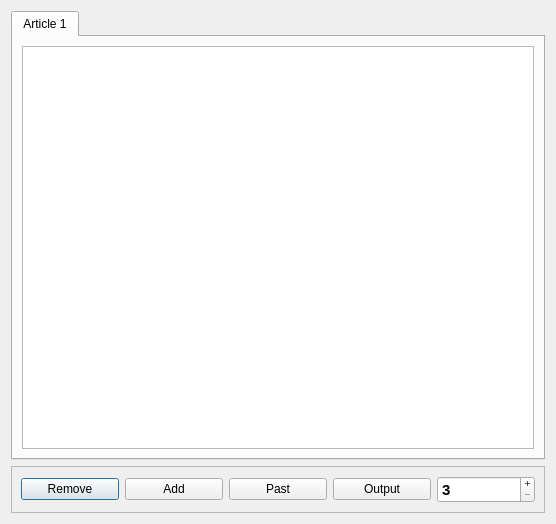
<?xml version="1.0" encoding="UTF-8"?>
<ui version="4.0">
 <class>Dialog</class>
 <widget class="QDialog" name="Dialog">
  <property name="geometry">
   <rect>
    <x>0</x>
    <y>0</y>
    <width>556</width>
    <height>524</height>
   </rect>
  </property>
  <property name="sizePolicy">
   <sizepolicy hsizetype="Fixed" vsizetype="Fixed">
    <horstretch>0</horstretch>
    <verstretch>0</verstretch>
   </sizepolicy>
  </property>
  <property name="windowTitle">
   <string>Dialog</string>
  </property>
  <layout class="QVBoxLayout" name="verticalLayout_2">
   <item>
    <widget class="QTabWidget" name="tabWidget">
     <property name="sizePolicy">
      <sizepolicy hsizetype="MinimumExpanding" vsizetype="MinimumExpanding">
       <horstretch>0</horstretch>
       <verstretch>0</verstretch>
      </sizepolicy>
     </property>
     <property name="currentIndex">
      <number>0</number>
     </property>
     <widget class="QWidget" name="tab">
      <property name="sizePolicy">
       <sizepolicy hsizetype="MinimumExpanding" vsizetype="MinimumExpanding">
        <horstretch>0</horstretch>
        <verstretch>0</verstretch>
       </sizepolicy>
      </property>
      <attribute name="title">
       <string>Article 1</string>
      </attribute>
      <layout class="QGridLayout" name="gridLayout">
       <item row="0" column="0">
        <widget class="QPlainTextEdit" name="plainTextEdit_1">
         <property name="enabled">
          <bool>true</bool>
         </property>
         <property name="sizePolicy">
          <sizepolicy hsizetype="Minimum" vsizetype="Minimum">
           <horstretch>100</horstretch>
           <verstretch>0</verstretch>
          </sizepolicy>
         </property>
         <property name="maximumSize">
          <size>
           <width>16777215</width>
           <height>16777215</height>
          </size>
         </property>
        </widget>
       </item>
      </layout>
     </widget>
    </widget>
   </item>
   <item>
    <widget class="QFrame" name="frame">
     <property name="frameShape">
      <enum>QFrame::StyledPanel</enum>
     </property>
     <property name="frameShadow">
      <enum>QFrame::Raised</enum>
     </property>
     <layout class="QHBoxLayout" name="horizontalLayout_2">
      <item>
       <widget class="QPushButton" name="pushButton_Remove">
        <property name="sizePolicy">
         <sizepolicy hsizetype="Fixed" vsizetype="Fixed">
          <horstretch>0</horstretch>
          <verstretch>0</verstretch>
         </sizepolicy>
        </property>
        <property name="maximumSize">
         <size>
          <width>16777210</width>
          <height>16777215</height>
         </size>
        </property>
        <property name="text">
         <string>Remove</string>
        </property>
       </widget>
      </item>
      <item>
       <widget class="QPushButton" name="pushButton_Add">
        <property name="sizePolicy">
         <sizepolicy hsizetype="Fixed" vsizetype="Fixed">
          <horstretch>0</horstretch>
          <verstretch>0</verstretch>
         </sizepolicy>
        </property>
        <property name="maximumSize">
         <size>
          <width>16777210</width>
          <height>16777215</height>
         </size>
        </property>
        <property name="text">
         <string>Add</string>
        </property>
       </widget>
      </item>
      <item>
       <widget class="QPushButton" name="pushButton_Past">
        <property name="sizePolicy">
         <sizepolicy hsizetype="Fixed" vsizetype="Fixed">
          <horstretch>0</horstretch>
          <verstretch>0</verstretch>
         </sizepolicy>
        </property>
        <property name="maximumSize">
         <size>
          <width>16777210</width>
          <height>16777215</height>
         </size>
        </property>
        <property name="text">
         <string>Past</string>
        </property>
       </widget>
      </item>
      <item>
       <widget class="QPushButton" name="pushButton_Output">
        <property name="sizePolicy">
         <sizepolicy hsizetype="Fixed" vsizetype="Fixed">
          <horstretch>0</horstretch>
          <verstretch>0</verstretch>
         </sizepolicy>
        </property>
        <property name="maximumSize">
         <size>
          <width>16777210</width>
          <height>16777215</height>
         </size>
        </property>
        <property name="text">
         <string>Output</string>
        </property>
       </widget>
      </item>
      <item>
       <widget class="QSpinBox" name="spinBox">
        <property name="font">
         <font>
          <pointsize>11</pointsize>
          <weight>75</weight>
          <italic>false</italic>
          <bold>true</bold>
         </font>
        </property>
        <property name="cursor">
         <cursorShape>ArrowCursor</cursorShape>
        </property>
        <property name="mouseTracking">
         <bool>false</bool>
        </property>
        <property name="tabletTracking">
         <bool>false</bool>
        </property>
        <property name="toolTip">
         <string>number setper </string>
        </property>
        <property name="wrapping">
         <bool>false</bool>
        </property>
        <property name="frame">
         <bool>true</bool>
        </property>
        <property name="buttonSymbols">
         <enum>QAbstractSpinBox::PlusMinus</enum>
        </property>
        <property name="accelerated">
         <bool>false</bool>
        </property>
        <property name="correctionMode">
         <enum>QAbstractSpinBox::CorrectToNearestValue</enum>
        </property>
        <property name="showGroupSeparator" stdset="0">
         <bool>false</bool>
        </property>
        <property name="minimum">
         <number>3</number>
        </property>
        <property name="maximum">
         <number>100</number>
        </property>
        <property name="stepType">
         <enum>QAbstractSpinBox::DefaultStepType</enum>
        </property>
        <property name="displayIntegerBase">
         <number>10</number>
        </property>
       </widget>
      </item>
     </layout>
    </widget>
   </item>
  </layout>
 </widget>
 <resources/>
 <connections/>
</ui>
